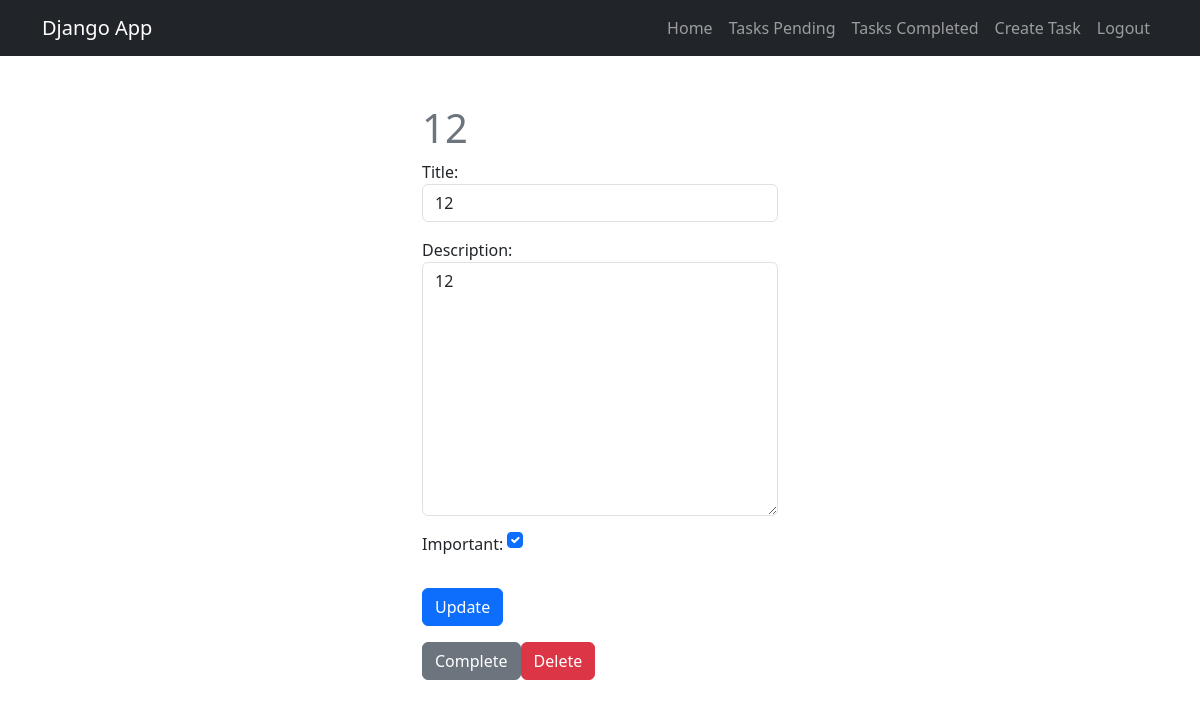
Page /tasks/10/ (signed in) on the committed database.
### tasks/models.py (models this page shows, shortened)
class Task(models.Model):
    title = models.CharField(max_length=100)
    description = models.TextField(blank=True)
    created = models.DateTimeField(auto_now_add=True)
    datecompleted = models.DateTimeField(null=True, blank=True)
    important = models.BooleanField(default=False)
    user = models.ForeignKey(User, on_delete=models.CASCADE)

### tasks/views.py (the view, shortened to what this page needs)
# urls.py: path('tasks/<int:task_id>/', views.task_detail, name="task_detail"),
@login_required
def task_detail(request, task_id):
    if request.method == 'GET':
        task = get_object_or_404(Task, pk=task_id, user=request.user)
        form = TaskForm(instance=task)
        return render(request, 'task_detail.html', {
            "task": task,
            "form": form
        })

### tasks/forms.py
class TaskForm(forms.ModelForm):
    class Meta:
        model = Task
        fields = ['title', 'description', 'important']
        widgets = {
            'title': forms.TextInput(attrs={'class': 'form-control', 'placeholder': 'Write a title'}),
            'description': forms.Textarea(attrs={'class': 'form-control', 'placeholder': 'Write a description'}),
            'important': forms.CheckboxInput(attrs={'class': 'form-check-input m-auto'}),
        }

### tasks/templates/task_detail.html (shortened to what this page needs)
{% extends 'base.html' %}
{% block content %}
<main class="container">
    <div class="row">
        <div class="col-md-4 offset-md-4 mt-5">
            <h1 class="text-secondary">{{ task.title }}</h1>
            <form method="POST">
                {{ form.as_p }}
                <button class="btn btn-primary mt-3">Update</button>
            </form>
            <div class="d-flex">
                <form action="{% url 'complete_task' task.id %}" method="POST">
                    <button class="btn btn-secondary mt-3">Complete</button>
                </form>
                <form action="{% url 'delete_task' task.id %}" method="POST">
                    <button class="btn btn-danger mt-3">Delete</button>
                </form>
            </div>
        </div>
    </div>
</main>
{% endblock %}

### rows in the picture
Task: title "12", description "12", important "☑"
